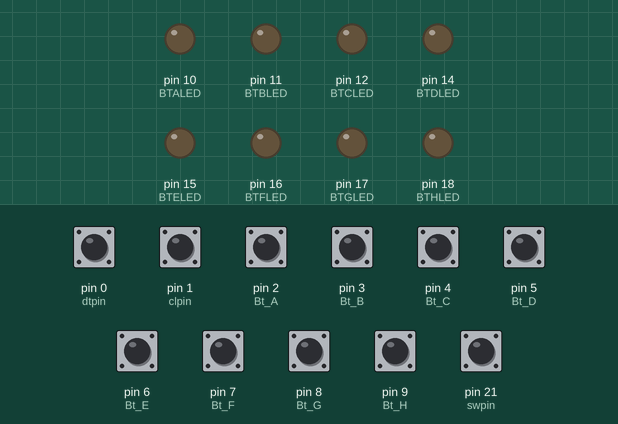
Recording of a sketch running on a simulated Arduino Leonardo, built with avr-gcc and run on an emulated ATmega32U4. On the bench: output pins drawn as LEDs (lit = HIGH). Inputs (shaded band) come from the test bench; at power-on: pin 0 (dtpin), pin 1 (clpin), pin 2 (Bt_A), pin 3 (Bt_B), pin 4 (Bt_C), pin 5 (Bt_D), pin 6 (Bt_E), pin 7 (Bt_F), pin 8 (Bt_G), pin 9 (Bt_H), pin 21 (swpin) HIGH.

Above: at 1.2 s.
1.3 s: pin 2 (Bt_A) pulled LOW for 0.15 s
At 1.38 s:
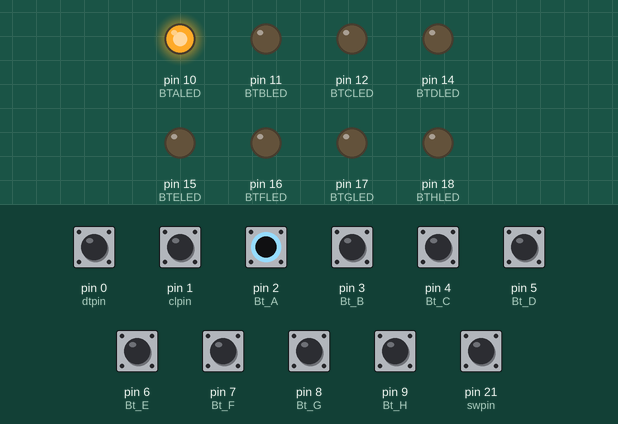
2.9 s: pin 3 (Bt_B) pulled LOW for 0.15 s
At 2.98 s:
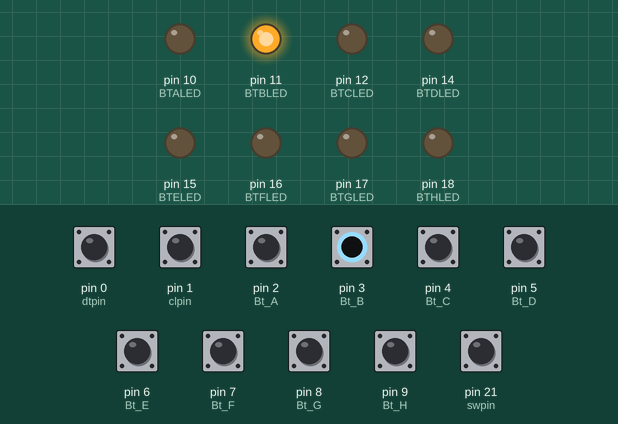
4.5 s: pin 4 (Bt_C) pulled LOW for 0.15 s
At 4.58 s:
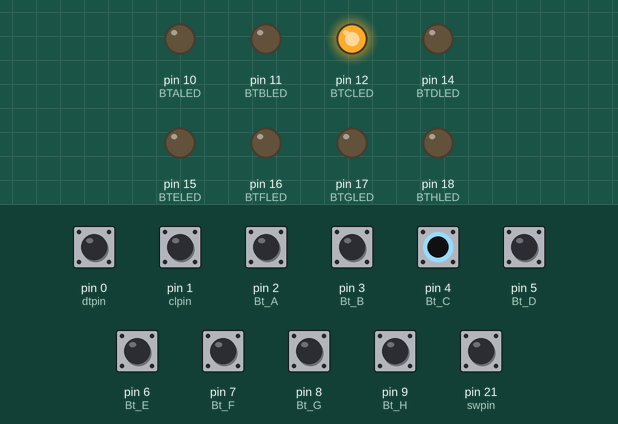
6.1 s: pin 5 (Bt_D) pulled LOW for 0.15 s
At 6.18 s:
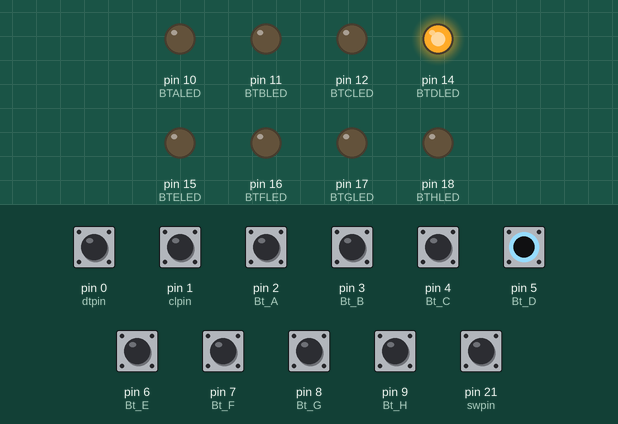
7.7 s: pin 6 (Bt_E) pulled LOW for 0.15 s
At 7.77 s:
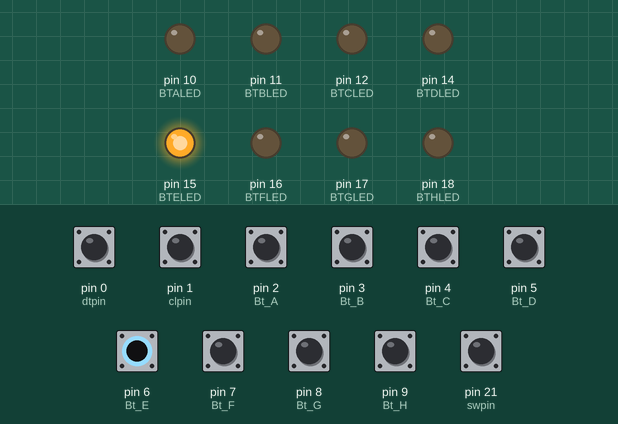
9.3 s: pin 7 (Bt_F) pulled LOW for 0.15 s
At 9.37 s:
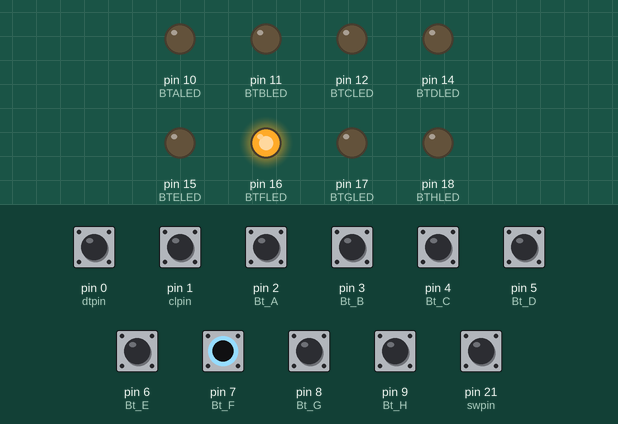
Timing chart, 0 to 11.9 s (numbered marks = the images above; inputs shaded):
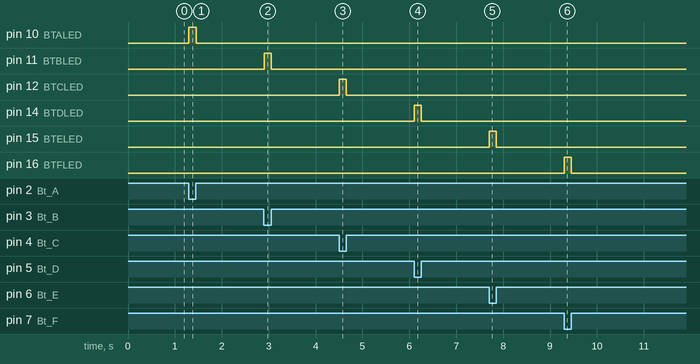

Measured:
- after the input at 1.3 s, pin 10 (BTALED): LOW → HIGH at once, → LOW 0.16 s later
- after the input at 2.9 s, pin 11 (BTBLED): LOW → HIGH at once, → LOW 0.15 s later
- after the input at 4.5 s, pin 12 (BTCLED): LOW → HIGH at once, → LOW 0.15 s later
- after the input at 6.1 s, pin 14 (BTDLED): LOW → HIGH at once, → LOW 0.15 s later
- after the input at 7.7 s, pin 15 (BTELED): LOW → HIGH at once, → LOW 0.15 s later
- after the input at 9.3 s, pin 16 (BTFLED): LOW → HIGH at once, → LOW 0.15 s later

The sketch:

Arcade_controller.ino
```cpp
/*  Last updated : 2020-05-10
    Key mapping :

    ButtonA     :  s
    ButtonB     :  d
    ButtonC     :  f
    ButtonD     :  'Space'
    ButtonE     :  j
    ButtonF     :  k
    ButtonG     :  l
    ButtonH     :  'ESC'

    Edited by Jayden Kim.
*/

#include <Keyboard.h>

// assign pins for each button
int Bt_A = 2;
int Bt_B = 3;
int Bt_C = 4;
int Bt_D = 5;
int Bt_E = 6;
int Bt_F = 7;
int Bt_G = 8;
int Bt_H = 9;


// assign LED pins
int BTALED = 10;
int BTBLED = 11;
int BTCLED = 12;
int BTDLED = 14;
int BTELED = 15;
int BTFLED = 16;
int BTGLED = 17;
int BTHLED = 18;


#define clpin 1
#define dtpin 0
#define swpin 21

int encoderVal = 0;
static int oldA = HIGH;
static int oldB = HIGH;


void setup() {
  pinMode(Bt_A, INPUT_PULLUP);
  pinMode(Bt_B, INPUT_PULLUP);
  pinMode(Bt_C, INPUT_PULLUP);
  pinMode(Bt_D, INPUT_PULLUP);
  pinMode(Bt_E, INPUT_PULLUP);
  pinMode(Bt_F, INPUT_PULLUP);
  pinMode(Bt_G, INPUT_PULLUP);
  pinMode(Bt_H, INPUT_PULLUP);

  pinMode(BTALED, OUTPUT);
  pinMode(BTBLED, OUTPUT);
  pinMode(BTCLED, OUTPUT);
  pinMode(BTDLED, OUTPUT);
  pinMode(BTELED, OUTPUT);
  pinMode(BTFLED, OUTPUT);
  pinMode(BTGLED, OUTPUT);
  pinMode(BTHLED, OUTPUT);

  pinMode (clpin, INPUT_PULLUP);
  pinMode (dtpin, INPUT_PULLUP);
  pinMode (swpin, INPUT);
  digitalWrite (swpin, HIGH);
  Serial.begin(9600);

}

void loop() {

  // Pin number of Keyboard
  int bControlA = digitalRead( Bt_A );
  int bControlB = digitalRead( Bt_B );
  int bControlC = digitalRead( Bt_C );
  int bControlD = digitalRead( Bt_D );
  int bControlE = digitalRead( Bt_E );
  int bControlF = digitalRead( Bt_F );
  int bControlG = digitalRead( Bt_G );
  int bControlH = digitalRead( Bt_H );

  ////////// button A //////////========================
  if (bControlA == LOW) {
    Keyboard.press('s');
    digitalWrite(BTALED, HIGH);
  }
  else {
    Keyboard.release('s');
    digitalWrite(BTALED, LOW);
  }

  ////////// button B //////////========================
  if (bControlB == LOW) {
    Keyboard.press('d');
    digitalWrite(BTBLED, HIGH);
  }
  else {
    Keyboard.release('d');
    digitalWrite(BTBLED, LOW);
  }

  ////////// button C //////////========================
  if (bControlC == LOW) {
    Keyboard.press('f');
    digitalWrite(BTCLED, HIGH);
  }
  else {
    Keyboard.release('f');
    digitalWrite(BTCLED, LOW);
  }

  ////////// button D //////////========================              # SPACE   <<<< NEED TO CHECK
  if (bControlD == LOW) {
    Keyboard.press(' ');
    digitalWrite(BTDLED, HIGH);
  }
  else {
    Keyboard.release(' ');
    digitalWrite(BTDLED, LOW);
  }

  ////////// button E //////////========================
  if (bControlE == LOW) {
    Keyboard.press('j');
    digitalWrite(BTELED, HIGH);
  }
  else {
    Keyboard.release('j');
    digitalWrite(BTELED, LOW);
  }

  ////////// button F //////////========================
  if (bControlF == LOW) {
    Keyboard.press('k');
    digitalWrite(BTFLED, HIGH);
  }
  else {
    Keyboard.release('k');
    digitalWrite(BTFLED, LOW);
  }

  ////////// button G //////////========================
  if (bControlG == LOW) {
    Keyboard.press('l');
    digitalWrite(BTGLED, HIGH);
  }
  else {
    Keyboard.release('l');
    digitalWrite(BTGLED, LOW);
  }

  ////////// button H //////////========================              # ESC   <<<< NEED TO CHECK
  if (bControlH == LOW) {
    Keyboard.press( 0xB1 );
    digitalWrite(BTHLED, HIGH);
  }
  else {
    Keyboard.release( 0xB1 );
    digitalWrite(BTHLED, LOW);
  }

  ////////// Encoder //////////========================
  int change = getEncoderTurn();
  encoderVal = encoderVal + change;
  if (change > 0){
    Keyboard.press( '+' );
  }
  else {
    Keyboard.release( '+' );
  }
  if (change < 0){
    Keyboard.press( '-' );
  }
  else {
    Keyboard.release( '-' );
  }


  if (digitalRead(swpin) == LOW)
  {
    Keyboard.press( 0xB0 );
  }
  else {
    Keyboard.release( 0xB0 );
  }


  delay(10);
}


int getEncoderTurn(void)
{
  int result = 0;
  int newA = digitalRead(clpin);
  int newB = digitalRead(dtpin);
  if (newA != oldA || newB != oldB)
  {
    if (oldA == HIGH && newA == LOW)
    {
      result = (oldB * 2 - 1);
    }
  }
  oldA = newA;
  oldB = newB;
  return result;
}
```
